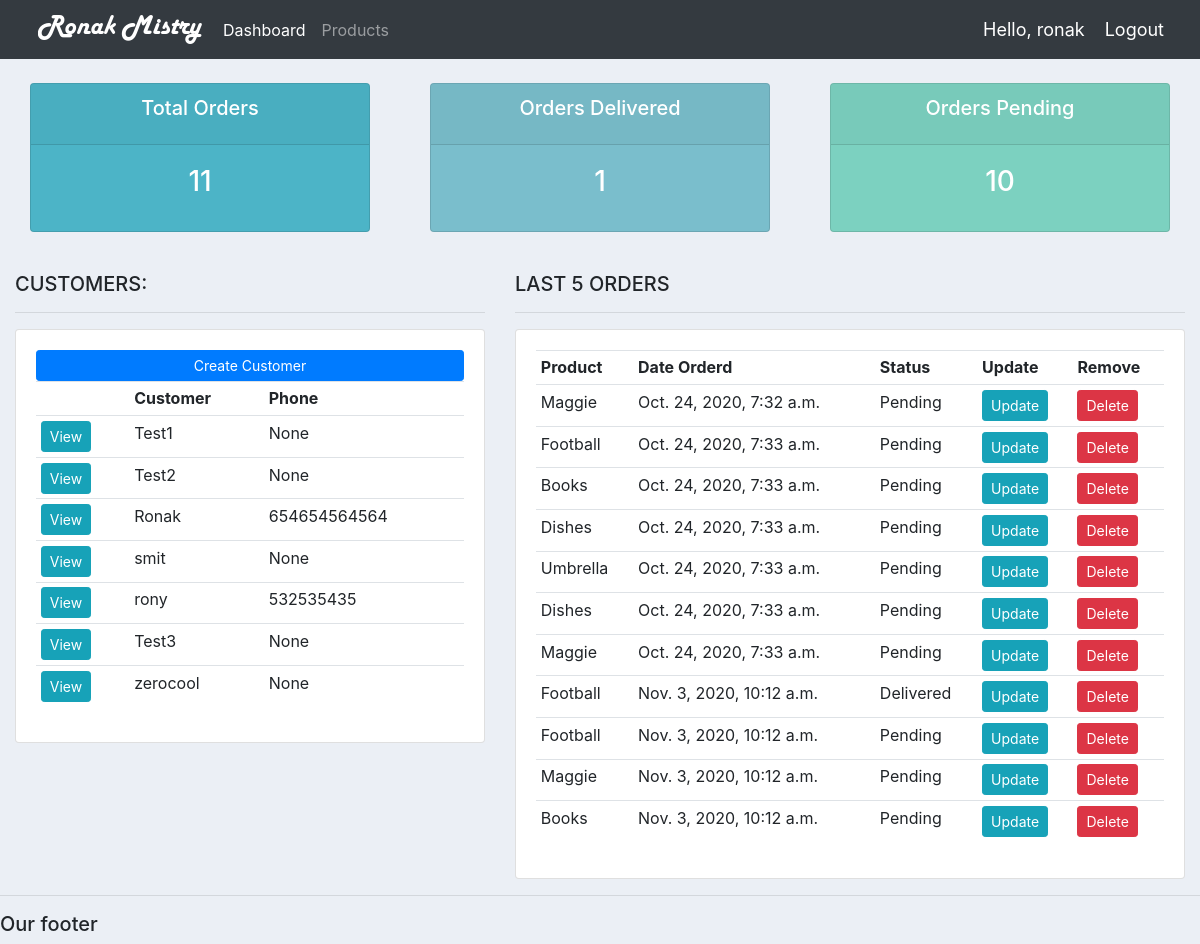
The app's page / (signed in) with its own data.
### accounts/models.py (models this page shows, shortened)
class Customer(models.Model):
	user = models.OneToOneField(User, null=True, blank=True, on_delete=models.CASCADE)
	name = models.CharField(max_length=200, null=True)
	phone = models.CharField(max_length=200, null=True)
	email = models.CharField(max_length=200, null=True)
	profile_pic = models.ImageField(default="profile1.png", null=True, blank=True)
	date_created = models.DateTimeField(auto_now_add=True, null=True)

class Order(models.Model):
	STATUS = (
			('Pending', 'Pending'),
			('Out for delivery', 'Out for delivery'),
			('Delivered', 'Delivered'),
			)
	customer = models.ForeignKey(Customer, null=True, on_delete= models.SET_NULL)
	product = models.ForeignKey(Product, null=True, on_delete= models.SET_NULL)
	date_created = models.DateTimeField(auto_now_add=True, null=True)
	status = models.CharField(max_length=200, null=True, choices=STATUS)
	note = models.CharField(max_length=1000, null=True)

class Product(models.Model):
	CATEGORY = (
			('Indoor', 'Indoor'),
			('Out Door', 'Out Door'),
			)
	name = models.CharField(max_length=200, null=True)
	price = models.FloatField(null=True)
	category = models.CharField(max_length=200, null=True, choices=CATEGORY)
	description = models.CharField(max_length=200, null=True, blank=True)
	date_created = models.DateTimeField(auto_now_add=True, null=True)
	tags = models.ManyToManyField(Tag)
	def __str__(self):
		return self.name

### accounts/decorators.py (the view)
	def wrapper_function(request, *args, **kwargs):
		group = None
		if request.user.groups.exists():
			group = request.user.groups.all()[0].name
		if group == 'customer':
			return redirect('user-page')
		if group == 'admin':
			return view_func(request, *args, **kwargs)

### accounts/views.py (called while the page is built)
@login_required(login_url='login')
@admin_only
def home(request):
	orders = Order.objects.all()
	customers = Customer.objects.all()
	total_customers = customers.count()
	total_orders = orders.count()
	delivered = orders.filter(status='Delivered').count()
	pending = orders.filter(status='Pending').count()
	context = {'orders':orders, 'customers':customers,
	'total_orders':total_orders,'delivered':delivered,
	'pending':pending }
	return render(request, 'accounts/dashboard.html', context)

### accounts/templates/accounts/dashboard.html
{%  extends 'accounts/main.html' %}
{% block content %}
{%  include 'accounts/status.html' %}
<br>
<div class="row">
	<div class="col-md-5">
		<h5>CUSTOMERS:</h5>
		<hr>
		<div class="card card-body">
			<a class="btn btn-primary  btn-sm btn-block" href="">Create Customer</a>
			<table class="table table-sm">
				<tr>
					<th></th>
					<th>Customer</th>
					<th>Phone</th>
				</tr>
				{% for customer in customers %}
					<tr>
						<td><a class="btn btn-sm btn-info" href="{% url 'customer' customer.id %}">View</a></td>
						<td>{{customer.name}}</td>
						<td>{{customer.phone}}</td>
					</tr>
				{% endfor %}
			</table>
		</div>
	</div>
	<div class="col-md-7">
		<h5>LAST 5 ORDERS</h5>
		<hr>
		<div class="card card-body">
			<table class="table table-sm">
				<tr>
					<th>Product</th>
					<th>Date Orderd</th>
					<th>Status</th>
					<th>Update</th>
					<th>Remove</th>
				</tr>
				{% for order in orders %}
					<tr>
						<td>{{order.product}}</td>
						<td>{{order.date_created}}</td>
						<td>{{order.status}}</td>
						<td><a class="btn btn-sm btn-info" href="{% url 'update_order' order.id %}">Update</a></td>
						<td><a class="btn btn-sm btn-danger" href="{% url 'delete_order' order.id %}">Delete</a></td>
					</tr>
				{% endfor %}
			</table>
		</div>
	</div>
</div>
{% endblock %}

### accounts/templates/accounts/main.html (shortened to what this page needs)
{% load static %}
<!DOCTYPE html>
<html>
<head>
	<link rel="stylesheet" type="text/css" href="{% static '/css/main.css' %}">
	<link rel="stylesheet" href="https://stackpath.bootstrapcdn.com/bootstrap/4.3.1/css/bootstrap.min.css">
</head>
<body>
	{%  include 'accounts/navbar.html' %}
	<div class="container-fluid">
	{% block content %}
	{% endblock %}
    </div>
	<hr>
	<h5>Our footer</h5>
</body>
</html>

### accounts/templates/accounts/navbar.html (shortened to what this page needs)
{% load static %}
<nav class="navbar navbar-expand-lg navbar-dark bg-dark">
 <img src="{% static 'images/Ronak.png' %}">
  <div class="collapse navbar-collapse" id="navbarNav">
    <ul class="navbar-nav">
      {% if request.user.is_staff %}
      <li class="nav-item active">
        <a class="nav-link" href="{% url 'home' %}">Dashboard</a>
      </li>
      <li class="nav-item">
        <a class="nav-link" href="{% url 'products' %}">Products</a>
      </li>
      {% else %}
       <li class="nav-item">
        <a class="nav-link" href="{% url 'account' %}">Settings</a>
      </li>
      {% endif %}
    </ul>
  </div>
  <span class="hello-msg">Hello, {{request.user}}</span>
  <span ><a  class="hello-msg" href="{% url 'logout' %}">Logout</a></span>
</nav>

### accounts/templates/accounts/status.html (shortened to what this page needs)
{% load static %}
<br>
<div class="row">
	<div class="col">
		<div class="col-md">
			<div class="card text-center text-white  mb-3" id="total-orders">
			  	<div class="card-header">
			  		<h5 class="card-title">Total Orders</h5>
			  	</div>
			  	<div class="card-body">
			    	<h3 class="card-title">{{total_orders}}</h3>
			  	</div>
			</div>
		</div>
	</div>
	<div class="col">
		<div class="col-md">
			<div class="card text-center text-white  mb-3" id="orders-delivered">
			  	<div class="card-header">
			  		<h5 class="card-title">Orders Delivered</h5>
			  	</div>
			  	<div class="card-body">
			    	<h3 class="card-title">{{delivered}}</h3>
			  	</div>
			</div>
		</div>
	</div>
	<div class="col">
		<div class="col-md">
			<div class="card text-center text-white  mb-3" id="orders-pending">
			  	<div class="card-header">
			  		<h5 class="card-title">Orders Pending</h5>
			  	</div>
			  	<div class="card-body">
			    	<h3 class="card-title">{{pending}}</h3>
			  	</div>
			</div>
		</div>
	</div>
</div>

### static/css/main.css (style rules this page uses)
body { background-color: #ebeff5; }
#total-orders { background-color: #4cb4c7; }
#orders-delivered { background-color: #7abecc; }
#orders-pending { background-color: #7CD1C0; }
.hello-msg { font-size: 18px; color: #fff; margin-right: 20px; }

### accounts/templates/accounts/navbar.html (style rules this page uses)
.hello-msg { font-size: 18px; color: #fff; margin-right: 20px; }

### accounts/templates/accounts/status.html (style rules this page uses)
body { background-color: #ebeff5; }
#total-orders { background-color: #4cb4c7; }
#orders-delivered { background-color: #7abecc; }
#orders-pending { background-color: #7CD1C0; }
.hello-msg { font-size: 18px; color: #fff; margin-right: 20px; }

### records on screen
Customer: name "Test1", phone "None"
Customer: name "Test2", phone "None"
Customer: name "Ronak", phone "654654564564"
Customer: name "smit", phone "None"
Customer: name "rony", phone "532535435"
Customer: name "Test3", phone "None"
Customer: name "zerocool", phone "None"
Order: product "Maggie", date_created "Oct. 24, 2020, 7:32 a.m.", status "Pending"
Order: product "Football", date_created "Oct. 24, 2020, 7:33 a.m.", status "Pending"
Order: product "Books", date_created "Oct. 24, 2020, 7:33 a.m.", status "Pending"
Order: product "Dishes", date_created "Oct. 24, 2020, 7:33 a.m.", status "Pending"
Order: product "Umbrella", date_created "Oct. 24, 2020, 7:33 a.m.", status "Pending"
Order: product "Dishes", date_created "Oct. 24, 2020, 7:33 a.m.", status "Pending"
Order: product "Maggie", date_created "Oct. 24, 2020, 7:33 a.m.", status "Pending"
Order: product "Football", date_created "Nov. 3, 2020, 10:12 a.m.", status "Delivered"
Order: product "Football", date_created "Nov. 3, 2020, 10:12 a.m.", status "Pending"
Order: product "Maggie", date_created "Nov. 3, 2020, 10:12 a.m.", status "Pending"
Order: product "Books", date_created "Nov. 3, 2020, 10:12 a.m.", status "Pending"

### other values on screen
{{ request.user }} "ronak"
{{ total_orders }} "11"
{{ delivered }} "1"
{{ pending }} "10"
